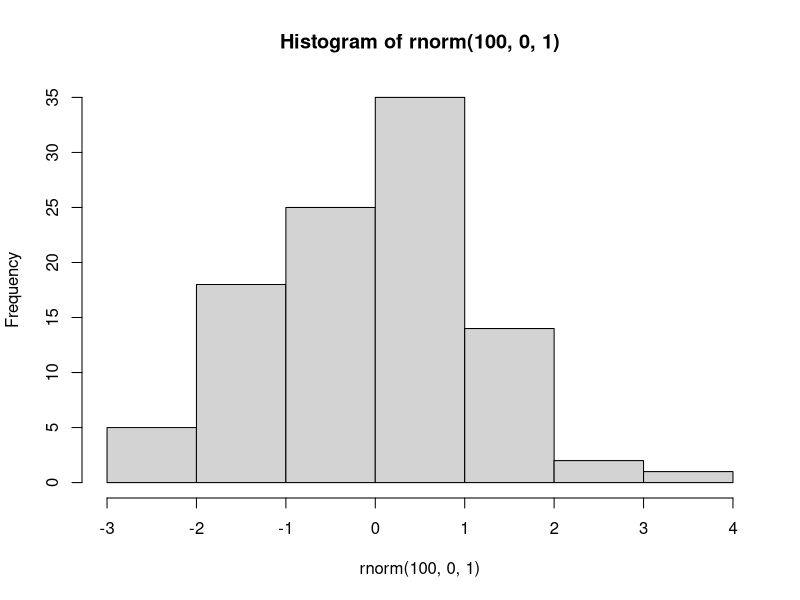

The R script that drew this image:
## ---- chunk 1
knitr::opts_chunk$set(echo = TRUE, message = FALSE, warning = FALSE)
## ---- chunk 2
a <- 1
b <- 2
hist(rnorm(100,0,1))
